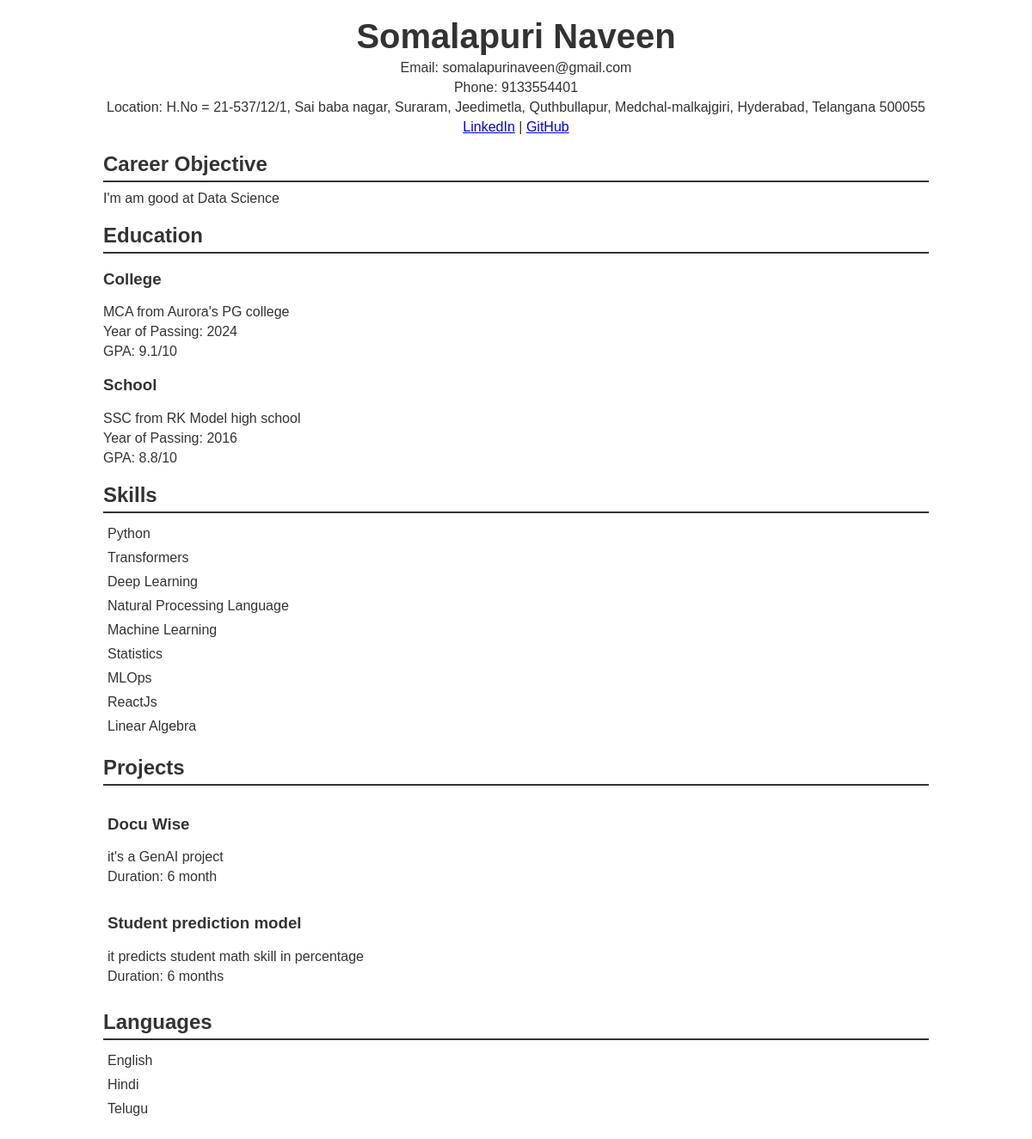
The page /resumeview/1 on the database its author committed.
### models.py (models this page shows)
class Resumebuildertable(Base):
    __tablename__ = "resumedatatable"
    id = Column(Integer, primary_key=True, index=True)
    name = Column(String, index=True)
    email = Column(String, index=True)
    phonenumber = Column(String, index=True)
    location = Column(String, index=True)
    linkedinlink = Column(String, index=True)
    githublink = Column(String, index=True)
    careerobjective = Column(String, index=True)
    college_qualification = Column(String, index=True)
    college_name = Column(String, index=True)
    college_year_of_pass = Column(String, index=True)
    college_gpa = Column(String, index=True)
    school_qualification = Column(String, index=True)
    school_name = Column(String, index=True)
    school_year_of_pass = Column(String, index=True)
    school_gpa = Column(String, index=True)
    skill1 = Column(String, index=True)
    skill2 = Column(String, index=True)
    skill3 = Column(String, index=True)
    skill4 = Column(String, index=True)
    skill5 = Column(String, index=True)
    skill6 = Column(String, index=True)
    skill7 = Column(String, index=True, default="")
    skill8 = Column(String, index=True, default="")
    skill9 = Column(String, index=True, default="")
    skill10 = Column(String, index=True, default="")
    project1_name = Column(String, index=True)
    project1_description = Column(String, index=True)
    project1_duration = Column(String, index=True)
    project2_name = Column(String, index=True)
    project2_description = Column(String, index=True)
    project2_duration = Column(String, index=True)
    language1 = Column(String, index=True)
    language2 = Column(String, index=True)
    language3 = Column(String, index=True, default="")

### main.py (the view)
@app.get("/", response_class=HTMLResponse)
async def read_items(request: Request, db: Session = Depends(database.get_db)):
    resumebuildertable = db.query(models.Resumebuildertable).all()
    return templates.TemplateResponse("index.html", {"request": request, "resumebuildertable": resumebuildertable})

### templates/resumeview.html (shortened to what this page needs)
<!DOCTYPE html>
<html lang="en">
<head>
</head>
<body>
    <div class="container">
        <div class="header">
            <h1>{{ resume.name }}</h1>
            <p>Email: {{ resume.email }}</p>
            <p>Phone: {{ resume.phonenumber }}</p>
            <p>Location: {{ resume.location }}</p>
            <p><a href="{{ resume.linkedinlink }}">LinkedIn</a> | <a href="{{ resume.githublink }}">GitHub</a></p>
        </div>
        <div class="section">
            <h2>Career Objective</h2>
            <p>{{ resume.careerobjective }}</p>
        </div>
        <div class="section">
            <h2>Education</h2>
            <h3>College</h3>
            <p>{{ resume.college_qualification }} from {{ resume.college_name }}</p>
            <p>Year of Passing: {{ resume.college_year_of_pass }}</p>
            <p>GPA: {{ resume.college_gpa }}</p>
            <h3>School</h3>
            <p>{{ resume.school_qualification }} from {{ resume.school_name }}</p>
            <p>Year of Passing: {{ resume.school_year_of_pass }}</p>
            <p>GPA: {{ resume.school_gpa }}</p>
        </div>
        <div class="section">
            <h2>Skills</h2>
            <div class="skills">
                <div>{{ resume.skill1 }}</div>
                <div>{{ resume.skill2 }}</div>
                <div>{{ resume.skill3 }}</div>
                <div>{{ resume.skill4 }}</div>
                <div>{{ resume.skill5 }}</div>
                <div>{{ resume.skill6 }}</div>
                <div>{{ resume.skill7 }}</div>
                <div>{{ resume.skill8 }}</div>
                <div>{{ resume.skill9 }}</div>
            </div>
        </div>
        <div class="section">
            <h2>Projects</h2>
            <div class="projects">
                <div>
                    <h3>{{ resume.project1_name }}</h3>
                    <p>{{ resume.project1_description }}</p>
                    <p>Duration: {{ resume.project1_duration }}</p>
                </div>
                <div>
                    <h3>{{ resume.project2_name }}</h3>
                    <p>{{ resume.project2_description }}</p>
                    <p>Duration: {{ resume.project2_duration }}</p>
                </div>
            </div>
        </div>
        <div class="section">
            <h2>Languages</h2>
            <div class="languages">
                <div>{{ resume.language1 }}</div>
                <div>{{ resume.language2 }}</div>
                <div>{{ resume.language3 }}</div>
            </div>
        </div>
    </div>
</body>
</html>

### templates/resumeview.html (style rules this page uses)
body { font-family: Arial, sans-serif; margin: 0; padding: 0; color: #333; }
.container { width: 80%; margin: 0 auto; padding: 20px; }
.header { text-align: center; margin-bottom: 20px; }
.header h1 { margin: 0; font-size: 2.5em; }
.header p { margin: 5px 0; }
.section { margin-bottom: 20px; }
.section h2 { border-bottom: 2px solid #333; padding-bottom: 5px; margin-bottom: 10px; }
.section p { margin: 5px 0; }
.skills, .projects, .languages { display: flex; flex-wrap: wrap; }
.skills div, .projects div, .languages div { width: 50%; padding: 5px; }

### rows shown on the page
Resumebuildertable: name "Somalapuri Naveen", email "somalapurinaveen@gmail.com", phonenumber "9133554401", location "H.No = 21-537/12/1, Sai baba nagar, Suraram, Jeedimetla, Quthbullapur, Medchal-malkajgiri, Hyderabad, Telangana 500055", careerobjective "I'm am good at Data Science", college_qualification "MCA", college_name "Aurora's PG college", college_year_of_pass "2024", college_gpa "9.1/10", school_qualification "SSC", school_name "RK Model high school", school_year_of_pass "2016", school_gpa "8.8/10", skill1 "Python", skill2 "Transformers", skill3 "Deep Learning", skill4 "Natural Processing Language", skill5 "Machine Learning", skill6 "Statistics", skill7 "MLOps", skill8 "ReactJs", skill9 "Linear Algebra", project1_name "Docu Wise", project1_description "it's a GenAI project", project1_duration "6 month", project2_name "Student prediction model", project2_description "it predicts student math skill in percentage", project2_duration "6 months", language1 "English", language2 "Hindi", language3 "Telugu"
